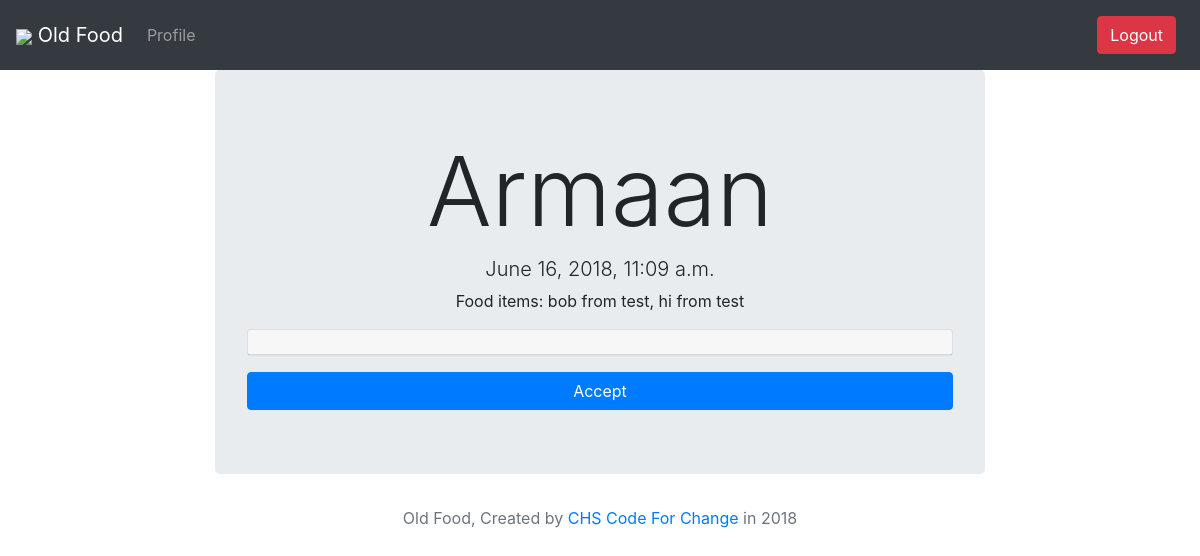
The page /volunteers/request/1 (signed in) on the database its author committed.
### clients/models.py (models this page shows)
class PickupRequest(models.Model):
    user = models.ForeignKey(
        User,
        on_delete=models.CASCADE,
    )
    driver = models.ForeignKey(
        Volunteer,
        on_delete=models.CASCADE,
        null=True,
    )
    items = models.ManyToManyField(IndividualFoodItem, related_name="requestfooditems")
    date_created = models.DateTimeField()

### businesses/models.py (models this page shows, shortened)
class IndividualFoodItem(models.Model):
    item_class = models.ForeignKey(
        FoodItemClass,
        on_delete=models.CASCADE,
    )
    STATUS_CHOICES = (('1', 'Available',), ('2', 'Requested',), ('3', 'PickedUp'), ('4', 'Delivered'))
    status = models.CharField(max_length=50, choices=STATUS_CHOICES)

class FoodItemClass(models.Model):
    name = models.CharField(max_length=128)
    description = models.CharField(max_length=512)
    business = models.ForeignKey(
        Business,
        on_delete=models.CASCADE,
    )

class Business(models.Model):
    name = models.CharField(max_length=256)
    address = models.CharField(max_length=256)
    profile = models.OneToOneField(Profile, on_delete=models.CASCADE, default=None)
    objects = models.Manager()

### volunteers/views.py (the view)
# urls.py: url(r'^request/(?P<request_id>[0-9]+)', views.request, name = 'request')
def request(request, request_id):
    if request.user.is_authenticated():
        therequest = PickupRequest.objects.get(id=request_id)
        return render(request, 'volunteers/request.html', {'request': therequest})
    else:
        return redirect('/login')

### resources/templates/volunteers/request.html (shortened to what this page needs)
{% extends "header.html" %}
{% block content %}
<div class="jumbotron">
    <h1 class="display-1">{{request.user.first_name}}</h1>
    <h4 class="lead">{{request.date_created}}</h4>
    <p> Food items: {% for item in request.items.all %}{{item.item_class.name}} from {{item.item_class.business.name}}{% if not forloop.last %}, {% endif %} {% endfor %} </p>
    <div id="accordion" role="tablist">
        <div class="card">
            <div class="card-header" role="tab" id="headingOne">
            </div>
        </div>
    </div>
    <div class="row">
        <a class="col-sm-12" href="/organizer/updaterequest/{{request.id}}">
            <button class="btn btn-primary btn-block">
              Accept
            </button>
        </a>
    </div>
  </div>
{% endblock %}

### rows shown on the page
PickupRequest: user.first_name "Armaan", date_created "June 16, 2018, 11:09 a.m."
IndividualFoodItem: item_class.name "bob", item_class.business.name "test"
IndividualFoodItem: item_class.name "hi", item_class.business.name "test"
